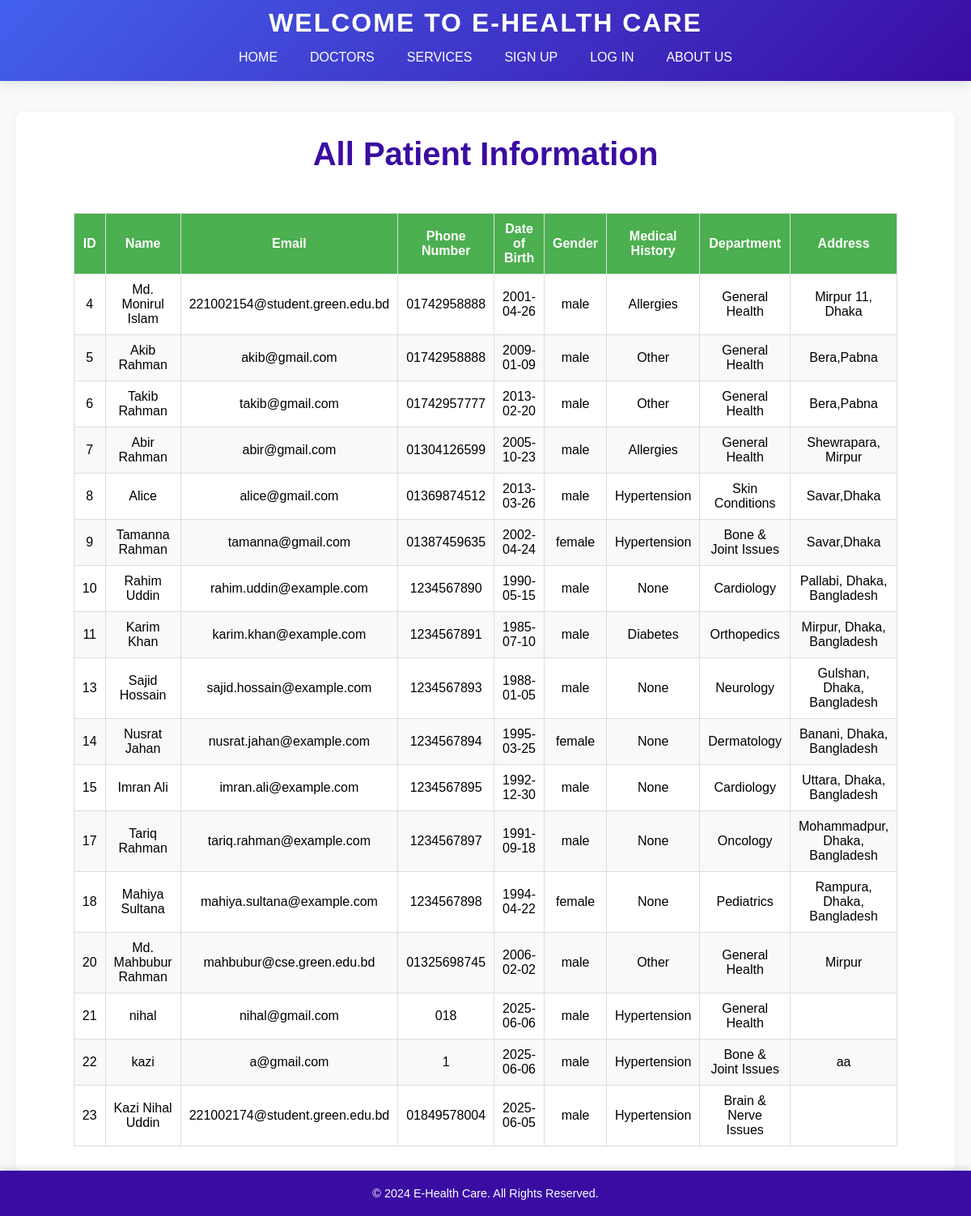
Page /E-healthcare/allPatInfo.php on the committed database.
### tables this page shows
CREATE TABLE `patients` (
  `pName` varchar(255) NOT NULL,
  `pEmail` varchar(255) NOT NULL,
  `pNumber` varchar(20) NOT NULL,
  `date` date NOT NULL,
  `gender` enum('male','female') NOT NULL,
  `address` text NOT NULL,
  `pPassword` varchar(255) NOT NULL,
  `created_at` timestamp NOT NULL DEFAULT current_timestamp(),
  `medicalHistory` text DEFAULT NULL,
  `department` varchar(255) DEFAULT NULL,
  `pID` int(11) NOT NULL
);

### E-healthcare/allPatInfo.php (the view, shortened to what this page needs)
<?php
include 'connect.php';
$patients = [];
$sql = "SELECT * FROM patients";
$result = $connection->query($sql);
if ($result->num_rows > 0) {
    while ($row = $result->fetch_assoc()) {
        $patients[] = $row;
    }
}
?>
<!DOCTYPE html>
<html lang="en">
<head>
    <link rel="stylesheet" href="index.css">
    <link rel="stylesheet" href="pInfo.css">
</head>
<body>
<div class="container">
        <div class="header">
            <h2>Welcome To E-Health Care</h2>
            <div class="nav-links">
                <a href="home.php">Home</a>
                <a href="doctors.php">Doctors</a>
                <a href="services.php">Services</a>
                <a href="signup.php">Sign Up</a>
                <a href="signin.php">Log In</a>
                <a href="about.php">About Us</a>
            </div>
        </div>
        <div class="content">
            <h1>All Patient Information</h1>
            <table border="1" cellpadding="10" cellspacing="0">
                <thead>
                    <tr>
                        <th>ID</th>
                        <th>Name</th>
                        <th>Email</th>
                        <th>Phone Number</th>
                        <th>Date of Birth</th>
                        <th>Gender</th>
                        <th>Medical History</th>
                        <th>Department</th>
                        <th>Address</th>
                    </tr>
                </thead>
                <tbody>
                    <?php if (!empty($patients)): ?>
                        <?php foreach ($patients as $patient): ?>
                            <tr>
                                <td><?= htmlspecialchars($patient['pID']) ?></td>
                                <td><?= htmlspecialchars($patient['pName']) ?></td>
                                <td><?= htmlspecialchars($patient['pEmail']) ?></td>
                                <td><?= htmlspecialchars($patient['pNumber']) ?></td>
                                <td><?= htmlspecialchars($patient['date']) ?></td>
                                <td><?= htmlspecialchars($patient['gender']) ?></td>
                                <td><?= htmlspecialchars($patient['medicalHistory']) ?></td>
                                <td><?= htmlspecialchars($patient['department']) ?></td>
                                <td><?= htmlspecialchars($patient['address']) ?></td>
                            </tr>
                        <?php endforeach; ?>
                    <?php else: ?>
                        <tr>
                            <td colspan="9">No patient records found.</td>
                        </tr>
                    <?php endif; ?>
                </tbody>
            </table>
        </div>
        <div class="footer">
            &copy; 2024 E-Health Care. All Rights Reserved.
        </div>
    </div>
</body>
</html>

### E-healthcare/index.css (style rules this page uses)
* { margin: 0; padding: 0; box-sizing: border-box; font-family: 'Poppins', sans-serif; }
:root { --primary-color: #4361ee; --secondary-color: #3a0ca3; --accent-color: #f72585; --background-color: #f8f9fa; --text-color: #2b2d42; --light-text: #8d99ae; --white: #ffffff; --error-color: #ef233c; --success-color: #4cc9f0; }
.container { display: flex; flex-direction: column; min-height: 100vh; background-color: var(--background-color); overflow-x: hidden; font-size: 1rem; color: var(--text-color); }
.header { position: fixed; top: 0; left: 0; width: 100%; height: 100px; background: linear-gradient(135deg, var(--primary-color), var(--secondary-color)); color: var(--white); padding: 10px; text-align: center; z-index: 100; box-shadow: 0 4px 12px rgba(0, 0, 0, 0.1); transition: all 0.3s ease; }
.header h2 { font-size: 2rem; text-transform: uppercase; letter-spacing: 2px; font-weight: 600; }
.nav-links { display: flex; justify-content: center; margin-top: 15px; }
.nav-links a { text-decoration: none; color: var(--white); margin: 0 20px; font-size: 1rem; text-transform: uppercase; font-weight: 500; position: relative; padding-bottom: 5px; transition: all 0.3s ease; }
.nav-links a::after { content: ""; display: block; width: 0; height: 2px; background: var(--accent-color); transition: width 0.3s ease; position: absolute; bottom: -2px; left: 50%; transform: translateX(-50%); }
.content { flex-grow: 1; padding: 30px; margin-top: 120px; background-color: var(--white); overflow-y: auto; text-align: center; transition: all 0.3s ease; border-radius: 8px; margin-left: 20px; margin-right: 20px; box-shadow: 0 2px 10px rgba(0, 0, 0, 0.05); }
.content h1 { font-size: 2.5rem; color: var(--secondary-color); margin-bottom: 20px; }
.footer { text-align: center; background: var(--secondary-color); color: var(--white); padding: 20px 0; font-size: 0.9rem; margin-top: auto; box-shadow: 0 -4px 6px rgba(0, 0, 0, 0.1); }

### E-healthcare/allPatInfo.php (style rules this page uses)
table { margin: 0 auto; margin-top: 50px; border-collapse: collapse; width: 80%; font-family: Arial, sans-serif; text-align: center; }
table th { background-color: #4CAF50; color: white; padding: 10px; border: 1px solid #ddd; }
table td { padding: 10px; border: 1px solid #ddd; }
table tr:nth-child(even) { background-color: #f9f9f9; }

### rows in the picture
patients: pID "4", pName "Md. Monirul Islam", pEmail "221002154@student.green.edu.bd", pNumber "01742958888", date "2001-04-26", gender "male", medicalHistory "Allergies", department "General Health", address "Mirpur 11, Dhaka"
patients: pID "5", pName "Akib Rahman", pEmail "akib@gmail.com", pNumber "01742958888", date "2009-01-09", gender "male", medicalHistory "Other", department "General Health", address "Bera,Pabna"
patients: pID "6", pName "Takib Rahman", pEmail "takib@gmail.com", pNumber "01742957777", date "2013-02-20", gender "male", medicalHistory "Other", department "General Health", address "Bera,Pabna"
patients: pID "7", pName "Abir Rahman", pEmail "abir@gmail.com", pNumber "01304126599", date "2005-10-23", gender "male", medicalHistory "Allergies", department "General Health", address "Shewrapara, Mirpur"
patients: pID "8", pName "Alice", pEmail "alice@gmail.com", pNumber "01369874512", date "2013-03-26", gender "male", medicalHistory "Hypertension", department "Skin Conditions", address "Savar,Dhaka"
patients: pID "9", pName "Tamanna Rahman", pEmail "tamanna@gmail.com", pNumber "01387459635", date "2002-04-24", gender "female", medicalHistory "Hypertension", department "Bone & Joint Issues", address "Savar,Dhaka"
patients: pID "10", pName "Rahim Uddin", pEmail "rahim.uddin@example.com", pNumber "1234567890", date "1990-05-15", gender "male", medicalHistory "None", department "Cardiology", address "Pallabi, Dhaka, Bangladesh"
patients: pID "11", pName "Karim Khan", pEmail "karim.khan@example.com", pNumber "1234567891", date "1985-07-10", gender "male", medicalHistory "Diabetes", department "Orthopedics", address "Mirpur, Dhaka, Bangladesh"
patients: pID "13", pName "Sajid Hossain", pEmail "sajid.hossain@example.com", pNumber "1234567893", date "1988-01-05", gender "male", medicalHistory "None", department "Neurology", address "Gulshan, Dhaka, Bangladesh"
patients: pID "14", pName "Nusrat Jahan", pEmail "nusrat.jahan@example.com", pNumber "1234567894", date "1995-03-25", gender "female", medicalHistory "None", department "Dermatology", address "Banani, Dhaka, Bangladesh"
patients: pID "15", pName "Imran Ali", pEmail "imran.ali@example.com", pNumber "1234567895", date "1992-12-30", gender "male", medicalHistory "None", department "Cardiology", address "Uttara, Dhaka, Bangladesh"
patients: pID "17", pName "Tariq Rahman", pEmail "tariq.rahman@example.com", pNumber "1234567897", date "1991-09-18", gender "male", medicalHistory "None", department "Oncology", address "Mohammadpur, Dhaka, Bangladesh"
patients: pID "18", pName "Mahiya Sultana", pEmail "mahiya.sultana@example.com", pNumber "1234567898", date "1994-04-22", gender "female", medicalHistory "None", department "Pediatrics", address "Rampura, Dhaka, Bangladesh"
patients: pID "20", pName "Md. Mahbubur Rahman", pEmail "mahbubur@cse.green.edu.bd", pNumber "01325698745", date "2006-02-02", gender "male", medicalHistory "Other", department "General Health", address "Mirpur"
patients: pID "21", pName "nihal", pEmail "nihal@gmail.com", pNumber "018", date "2025-06-06", gender "male", medicalHistory "Hypertension", department "General Health"
patients: pID "22", pName "kazi", pEmail "a@gmail.com", pNumber "1", date "2025-06-06", gender "male", medicalHistory "Hypertension", department "Bone & Joint Issues", address "aa"
patients: pID "23", pName "Kazi Nihal Uddin", pEmail "221002174@student.green.edu.bd", pNumber "01849578004", date "2025-06-05", gender "male", medicalHistory "Hypertension", department "Brain & Nerve Issues"
